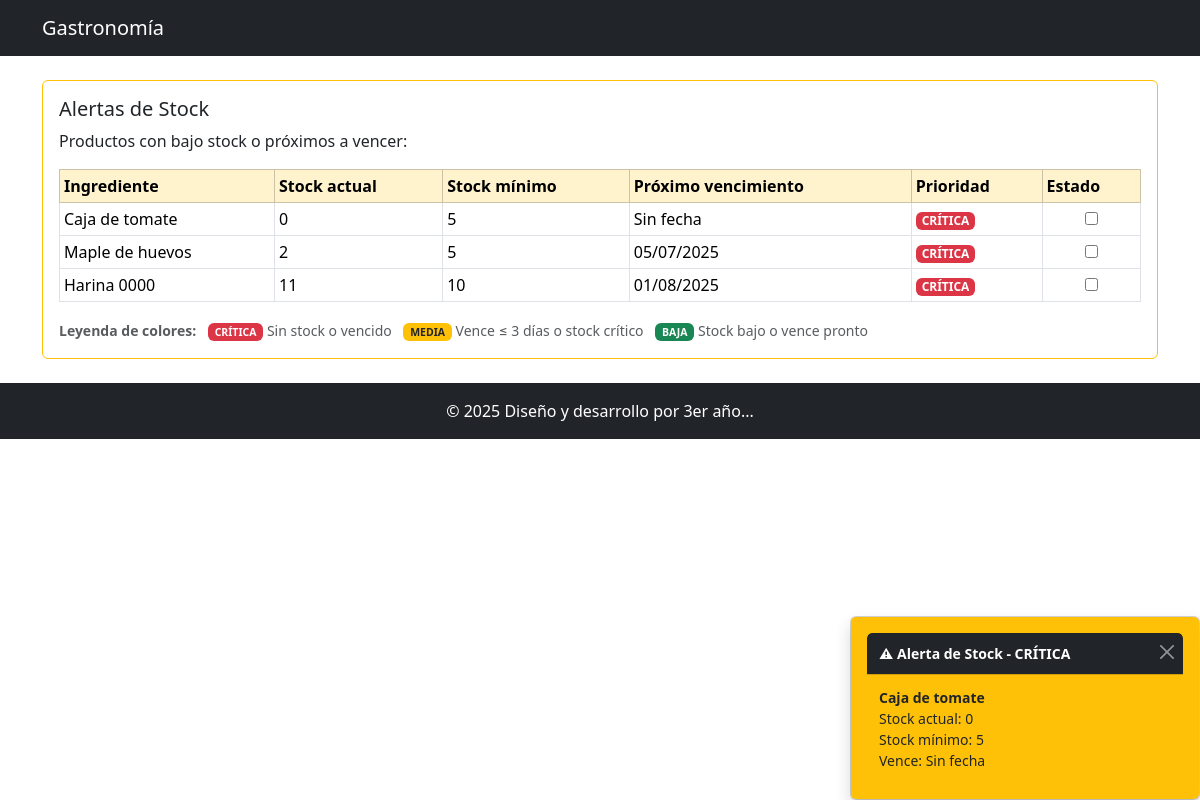
The page /gestion_alertas/alertas.php on the database its author committed.
### tables this page shows
CREATE TABLE `materia_prima` (
  `id` int(11) NOT NULL,
  `codigo_barra` varchar(200) NOT NULL,
  `descripcion` varchar(200) NOT NULL,
  `contenido_neto` varchar(200) NOT NULL COMMENT 'unidad de medida',
  `marca` varchar(200) NOT NULL,
  `stock_minimo` double NOT NULL,
  `stock_maximo` double NOT NULL
);

### gestion_alertas/consulta_alertas.php (called while the page is built)
<?php
include_once('../conectar.php');
$alertas = [];
$query = "
SELECT
    mp.id,
    mp.descripcion AS nombre,
    COALESCE(SUM(imp.cantidad), 0) AS stock_actual,
    mp.stock_minimo,
    DATE_FORMAT(
        MIN(CASE WHEN imp.fecha_vencimiento != '0000-00-00' THEN imp.fecha_vencimiento END),
        '%d/%m/%Y'
    ) AS fecha_vencimiento,
    MIN(CASE WHEN imp.fecha_vencimiento != '0000-00-00' THEN imp.fecha_vencimiento END) AS fecha_venc_raw
FROM
    materia_prima mp
LEFT JOIN
    ingreso_materia_prima imp ON mp.id = imp.id_materia_prima
GROUP BY
    mp.id, mp.descripcion, mp.stock_minimo
HAVING
    COALESCE(SUM(imp.cantidad), 0) <= mp.stock_minimo
    OR
    MIN(CASE WHEN imp.fecha_vencimiento != '0000-00-00' THEN imp.fecha_vencimiento END) <= DATE_ADD(CURDATE(), INTERVAL 7 DAY)
ORDER BY
    CASE
        WHEN COALESCE(SUM(imp.cantidad), 0) <= 0 OR MIN(CASE WHEN imp.fecha_vencimiento != '0000-00-00' THEN imp.fecha_vencimiento END) < CURDATE() THEN 1
        WHEN DATEDIFF(MIN(CASE WHEN imp.fecha_vencimiento != '0000-00-00' THEN imp.fecha_vencimiento END), CURDATE()) <= 3 OR COALESCE(SUM(imp.cantidad), 0) <= (mp.stock_minimo / 2) THEN 2
        ELSE 3
    END,
    MIN(CASE WHEN imp.fecha_vencimiento != '0000-00-00' THEN imp.fecha_vencimiento END) ASC
";
$resultado = mysqli_query($conexion, $query);
if ($resultado) {
    while ($fila = mysqli_fetch_assoc($resultado)) {
        $alertas[] = $fila;
    }
} else {
    die("Error en la consulta: " . mysqli_error($conexion));
}
?>

### gestion_alertas/alertas.php (the view, shortened to what this page needs)
<?php
include('consulta_alertas.php');
?>
<!DOCTYPE html>
<html lang="es">
<head>
    <link href="https://cdn.jsdelivr.net/npm/bootstrap@5.3.2/dist/css/bootstrap.min.css" rel="stylesheet">
</head>
<body>
    <nav class="navbar navbar-expand-lg navbar-dark bg-dark">
        <div class="container">
            <a class="navbar-brand" href="#">Gastronomía</a>
        </div>
    </nav>
    <main class="container my-4">
        <div class="card border-warning">
            <div class="card-body">
                <h5 class="card-title">Alertas de Stock</h5>
                <p class="card-text">Productos con bajo stock o próximos a vencer:</p>
                <table class="table table-sm table-bordered">
                    <thead>
                        <tr class="table-warning">
                            <th>Ingrediente</th>
                            <th>Stock actual</th>
                            <th>Stock mínimo</th>
                            <th>Próximo vencimiento</th>
                            <th>Prioridad</th>
                            <th>Estado</th>
                        </tr>
                    </thead>
                    <tbody id="alert-body">
                        <?php if (!empty($alertas) && is_array($alertas)) : ?>
                        <?php foreach ($alertas as $alerta) : ?>
                        <?php
            $today = new DateTime();
            $prio = '';
            $prioText = '';
            $prioClass = '';
            if (!empty($alerta['fecha_venc_raw']) && $alerta['fecha_venc_raw'] !== '0000-00-00') {
                $venc = DateTime::createFromFormat('Y-m-d', $alerta['fecha_venc_raw']);
                if ($venc && $venc instanceof DateTime) {
                    $diff = (int)$today->diff($venc)->format('%r%a');
                    if ($alerta['stock_actual'] <= 0 || $diff < 0) {
                        $prio = 'prio-high';
                        $prioText = 'CRÍTICA';
                        $prioClass = 'bg-danger text-white';
                    }
                    elseif ($diff <= 3 || $alerta['stock_actual'] <= intval($alerta['stock_minimo'] / 2)) {
                        $prio = 'prio-medium';
                        $prioText = 'MEDIA';
                        $prioClass = 'bg-warning text-dark';
                    }
                    else {
                        $prio = 'prio-low';
                        $prioText = 'BAJA';
                        $prioClass = 'bg-success text-white';
                    }
                } else {
                    $prio = 'prio-high';
                    $prioText = 'CRÍTICA';
                    $prioClass = 'bg-danger text-white';
                }
            } else {
                if ($alerta['stock_actual'] <= 0) {
                    $prio = 'prio-high';
                    $prioText = 'CRÍTICA';
                    $prioClass = 'bg-danger text-white';
                } elseif ($alerta['stock_actual'] <= intval($alerta['stock_minimo'] / 2)) {
                    $prio = 'prio-medium';
                    $prioText = 'MEDIA';
                    $prioClass = 'bg-warning text-dark';
                } else {
                    $prio = 'prio-low';
                    $prioText = 'BAJA';
                    $prioClass = 'bg-success text-white';
                }
            }
            ?>
                        <tr class="alert-row <?php echo htmlspecialchars($prio); ?>"
                            data-id="<?php echo htmlspecialchars($alerta['id']); ?>">
                            <td><?php echo htmlspecialchars($alerta['nombre']); ?></td>
                            <td><?php echo htmlspecialchars($alerta['stock_actual']); ?></td>
                            <td><?php echo htmlspecialchars($alerta['stock_minimo']); ?></td>
                            <td><?php echo htmlspecialchars($alerta['fecha_vencimiento'] ?: 'Sin fecha'); ?></td>
                            <td>
                                <span class="badge badge-priority <?php echo $prioClass; ?>">
                                    <?php echo $prioText; ?>
                                </span>
                            </td>
                            <td class="text-center align-middle">
                                <input type="checkbox" class="complete-checkbox"
                                       title="Marcar como atendida">
                            </td>
                        </tr>
                        <?php endforeach; ?>
                        <?php endif; ?>
                    </tbody>
                </table>
                <?php if (!empty($alertas)) : ?>
                <div class="row mt-3">
                    <div class="col-12">
                        <small class="text-muted">
                            <strong>Leyenda de colores:</strong>
                            <span class="badge bg-danger text-white ms-2">CRÍTICA</span> Sin stock o vencido
                            <span class="badge bg-warning text-dark ms-2">MEDIA</span> Vence ≤ 3 días o stock crítico
                            <span class="badge bg-success text-white ms-2">BAJA</span> Stock bajo o vence pronto
                        </small>
                    </div>
                </div>
                <?php endif; ?>
            </div>
        </div>
    </main>
    <footer class="bg-dark text-white text-center py-3 mt-auto">
        &copy; <?= date('Y') ?> Diseño y desarrollo por 3er año...
    </footer>
</body>
</html>

### gestion_alertas/alertas.php (style rules this page uses)
.alert-row { transition: background 0.3s, opacity 0.3s; }
.prio-high { background: #f8d7da !important; }
.badge-priority { font-size: 0.75em; padding: 0.25em 0.5em; }

### rows shown on the page
materia_prima: descripcion "Caja de tomate", stock_actual "0", stock_minimo "5", fecha_vencimiento "Sin fecha", prioText "CRÍTICA"
materia_prima: descripcion "Maple de huevos", stock_actual "2", stock_minimo "5", fecha_vencimiento "05/07/2025", prioText "CRÍTICA"
materia_prima: descripcion "Harina 0000", stock_actual "11", stock_minimo "10", fecha_vencimiento "01/08/2025", prioText "CRÍTICA"
